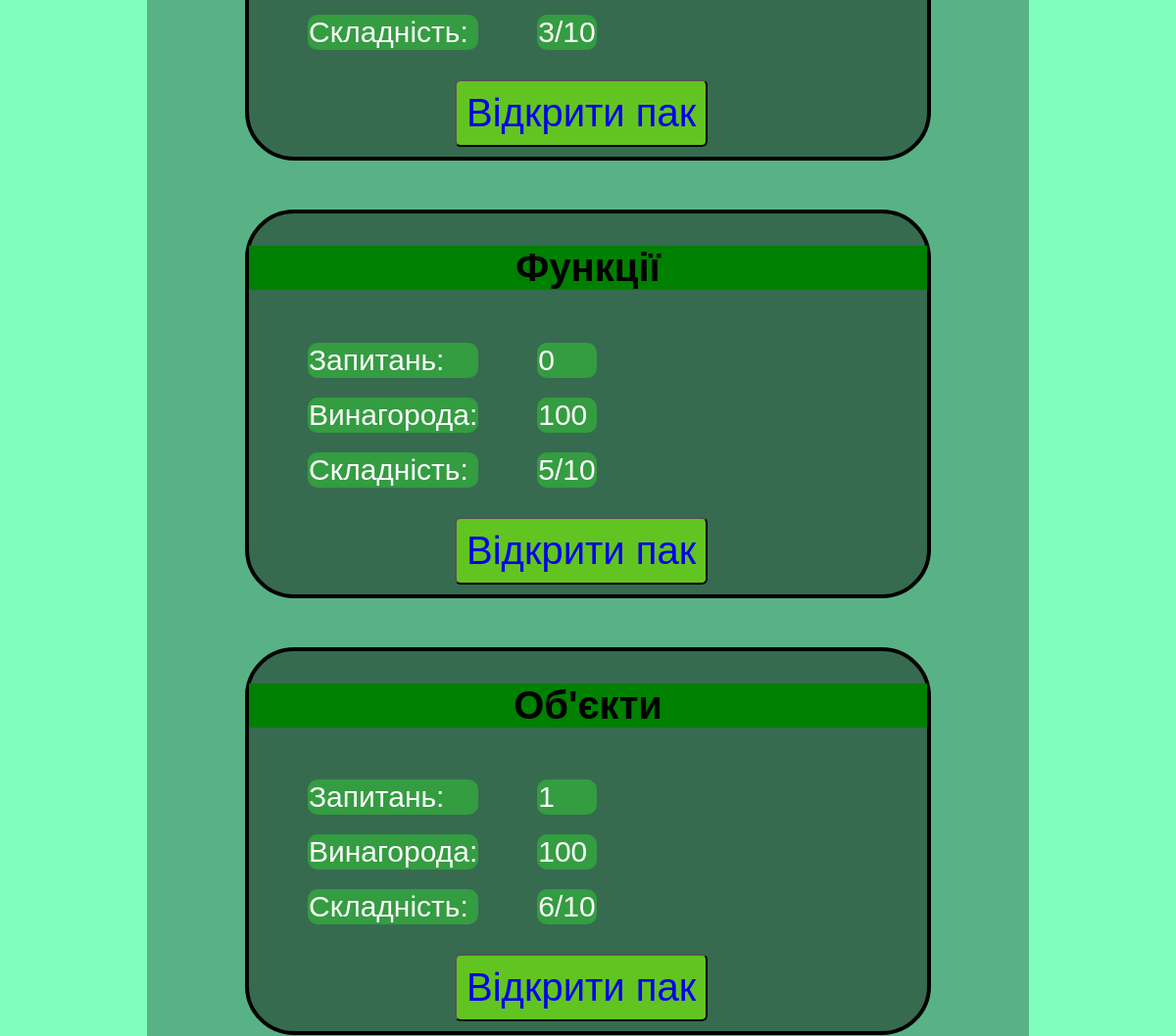
The app's page /catalog/packs/ (signed in, middle part), older data.
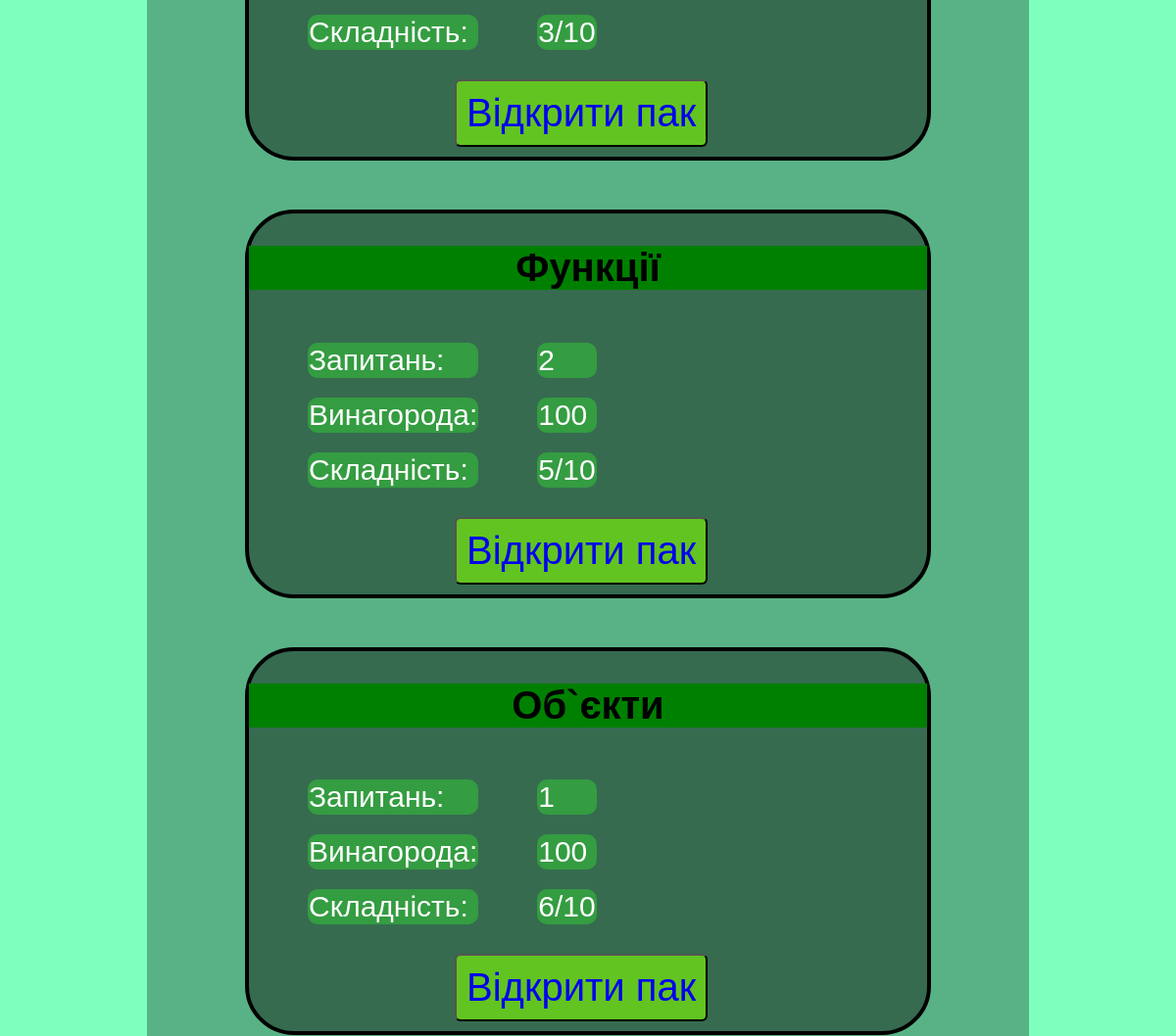
The same page, newer data.
### catalog/models.py (models this page shows, shortened)
class Pack(models.Model):
    name = models.CharField(max_length=50, default="PackName", help_text="Name of pack")
    reward = models.IntegerField(default=0, help_text="Reward in Paisons")
    difficulty = models.IntegerField(default=0, help_text="Difficult of pack")
    def count_of_questions(self):
        return self.question_set.count()

### catalog/views.py (the view)
# urls.py: path("packs/", views.packs, name="packs"),
def packs(request):
    user = request.user
    if user.is_authenticated:
        count_of_packs = Pack.objects.all().count()
        packs = Pack.objects.all()
        return render(request, "MyCabinet_page.html",
                      context={"count_of_packs": count_of_packs,
                               "all_packs": packs,
                               "paisons": 0,
                               "username": user.username,
                               })
    else:
        return redirect("/auth/login/")

### catalog/templates/MyCabinet_page.html (shortened to what this page needs)
<!DOCTYPE html>
<html lang="en">
<head>
	{% load static %}
	<link rel="stylesheet" type="text/css" href="{% static 'css/MyCabinet_page.css' %}">
</head>
<body>
	<section id="tasks_back" class="container">
		<br>
		{% for pack in all_packs %}
		<div class="task" id="VariablesPower">
			<h2>{{ pack.name }}</h2>
			<table>
				<tr>
					<td class="keys">Запитань: </td>
					<td class="values">{{ pack.count_of_questions }}</td>
				</tr>
				<tr>
					<td class="keys">Винагорода: </td>
					<td class="values">{{ pack.reward }}</td>
				</tr>
				<tr>
					<td class="keys">Складність: </td>
					<td class="values">{{ pack.difficulty }}/10</td>
				</tr>
			</table>
			<button  onclick="toPage('Pack_page.html', '_self')">
				<p><a class="to_n_pack" href="{% url 'pack' pack.id %}">Відкрити пак</a></p>
			</button>
		</div>
		{% endfor %}
	</section>
</body>
</html>

### catalog/static/css/MyCabinet_page.css (style rules this page uses)
body { font-family: Cooper Black, Arial, sans-serif; padding: 0; margin: 0; background-color: rgba(0, 255, 127, 0.5) }
div { box-sizing: border-box; }
.container { width: 900px; margin: 0 auto; }
#tasks_back { padding-top: 20px; padding-bottom: 30px; background-color: rgba(0, 0, 0, 0.3); }
.task { width: 700px; margin: 50px 100px; border-radius: 50px; border: 4px solid black; }
.task h2 { text-align: center; color: black; font-size: 40px; }
.task table { border-spacing: 60px 20px; }
.task table td { border-radius: 10px; font-size: 30px; background: rgba(50, 205, 50, 0.5); color: white; }
.task button { background-color: rgba(127, 255, 0, 0.6); border-radius: 6px; margin: 10px 210px; padding: 10px; }
.task button p { margin: 0; color: white; font-size: 40px; }
#VariablesPower { background-color: rgba(0, 0, 0, 0.4); }
#VariablesPower h2 { background-color: green; }
.to_n_pack { text-decoration: none; }

Row changes from the older to the newer data that the page shows:
computed for Pack "Функції": count_of_questions "0" → "2"
changed Pack: name "Об'єкти" → "Об`єкти"
